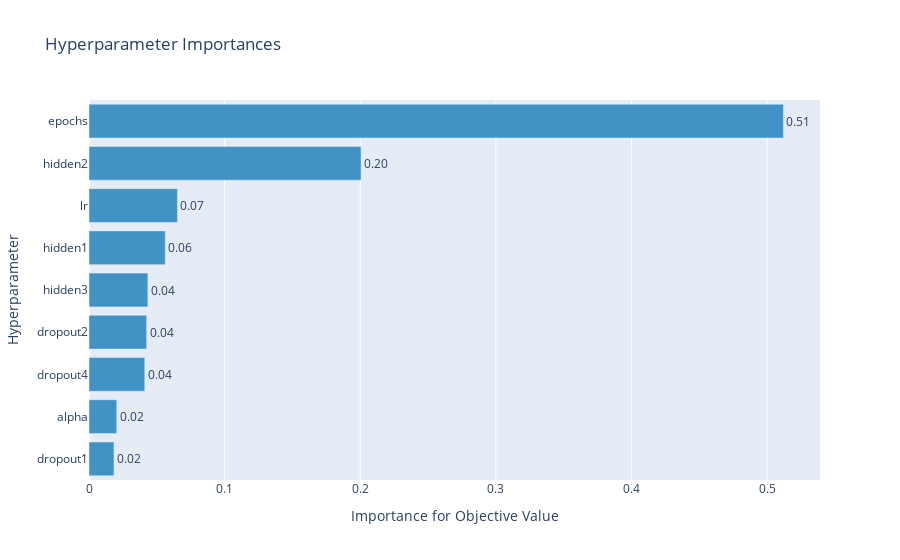

Notebook code cell kept with this figure:
### Code cell
plot_param_importances(study)

### Figure 1 — Plotly figure (JSON) as saved in the notebook; plotly's stock layout.template omitted (floating-point values rounded to 4 significant figures)
{"data": [{"cliponaxis": false, "hovertemplate": ["dropout1 (CategoricalDistribution): 0.018420187474829246<extra></extra>", "alpha (CategoricalDistribution): 0.02047614060339849<extra></extra>", "dropout4 (CategoricalDistribution): 0.04112390800051359<extra></extra>", "dropout2 (CategoricalDistribution): 0.042490004106049105<extra></extra>", "hidden3 (CategoricalDistribution): 0.0434156026533446<extra></extra>", "hidden1 (CategoricalDistribution): 0.05621089570683651<extra></extra>", "lr (CategoricalDistribution): 0.06521065380941281<extra></extra>", "hidden2 (CategoricalDistribution): 0.20060422680458945<extra></extra>", "epochs (CategoricalDistribution): 0.5120483808410263<extra></extra>"], "marker": {"color": "rgb(66,146,198)"}, "orientation": "h", "text": ["0.02", "0.02", "0.04", "0.04", "0.04", "0.06", "0.07", "0.20", "0.51"], "textposition": "outside", "type": "bar", "x": [0.01842, 0.02048, 0.04112, 0.04249, 0.04342, 0.05621, 0.06521, 0.2006, 0.512], "y": ["dropout1", "alpha", "dropout4", "dropout2", "hidden3", "hidden1", "lr", "hidden2", "epochs"]}], "layout": {"showlegend": false, "title": {"text": "Hyperparameter Importances"}, "xaxis": {"title": {"text": "Importance for Objective Value"}}, "yaxis": {"title": {"text": "Hyperparameter"}}}}
